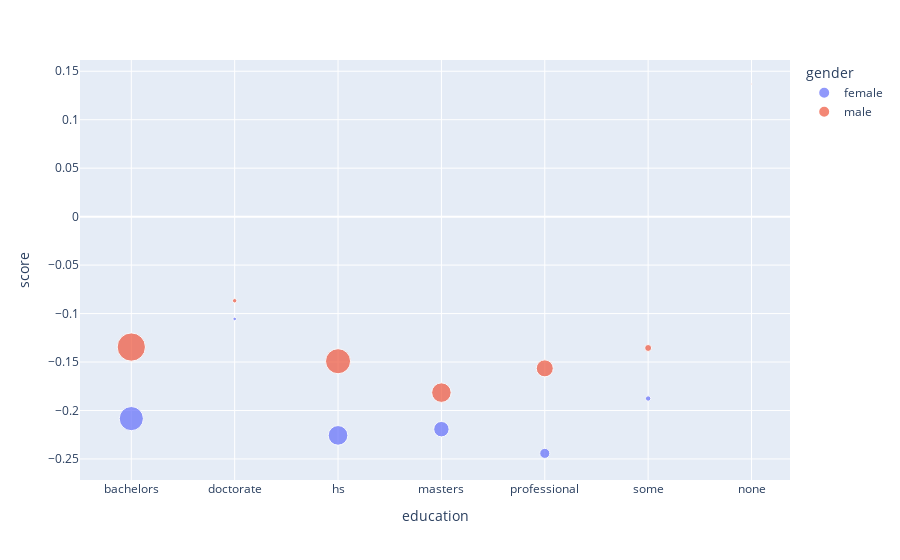

The code cell stored with this chart in its notebook:
### Code cell
fig = px.scatter(score_count, x='education', y="score", color='gender',
                 size='count_of_records', hover_data=['gender', 'education'])
fig.show()

### Figure 1 — Plotly figure (JSON) as saved in the notebook; plotly's stock layout.template omitted (floating-point values rounded to 4 significant figures)
{"data": [{"customdata": [["female", "bachelors"], ["female", "doctorate"], ["female", "hs"], ["female", "masters"], ["female", "professional"], ["female", "some"]], "hovertemplate": "gender=%{customdata[0]}<br>education=%{customdata[1]}<br>score=%{y}<br>count_of_records=%{marker.size}<extra></extra>", "legendgroup": "female", "marker": {"color": "#636efa", "size": [363, 8, 240, 148, 63, 18], "sizemode": "area", "sizeref": 1.245, "symbol": "circle"}, "mode": "markers", "name": "female", "orientation": "v", "showlegend": true, "type": "scatter", "x": ["bachelors", "doctorate", "hs", "masters", "professional", "some"], "xaxis": "x", "y": [-0.2084, -0.1055, -0.2257, -0.2193, -0.2442, -0.1876], "yaxis": "y"}, {"customdata": [["male", "bachelors"], ["male", "doctorate"], ["male", "hs"], ["male", "masters"], ["male", "none"], ["male", "professional"], ["male", "some"]], "hovertemplate": "gender=%{customdata[0]}<br>education=%{customdata[1]}<br>score=%{y}<br>count_of_records=%{marker.size}<extra></extra>", "legendgroup": "male", "marker": {"color": "#EF553B", "size": [498, 12, 391, 237, 1, 180, 30], "sizemode": "area", "sizeref": 1.245, "symbol": "circle"}, "mode": "markers", "name": "male", "orientation": "v", "showlegend": true, "type": "scatter", "x": ["bachelors", "doctorate", "hs", "masters", "none", "professional", "some"], "xaxis": "x", "y": [-0.1345, -0.08678, -0.1492, -0.1816, 0.1368, -0.1565, -0.1355], "yaxis": "y"}], "layout": {"legend": {"itemsizing": "constant", "title": {"text": "gender"}, "tracegroupgap": 0}, "margin": {"t": 60}, "xaxis": {"anchor": "y", "domain": [0, 1], "title": {"text": "education"}}, "yaxis": {"anchor": "x", "domain": [0, 1], "title": {"text": "score"}}}}
